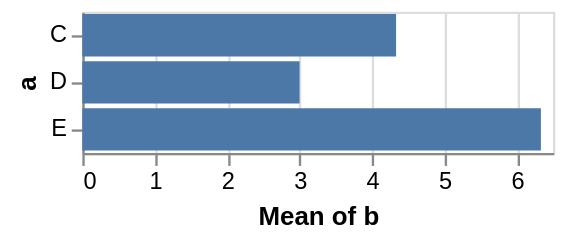

Here is the Vega-Lite specification saved for this chart:
### Vega specification from a JSON file in a GitHub repository (floating-point values rounded to 4 significant figures)
{"$schema": "https://vega.github.io/schema/vega/v5.json", "background": "white", "padding": 5, "width": 200, "style": "cell", "data": [{"name": "source_0", "values": [{"a": "C", "b": 2}, {"a": "C", "b": 7}, {"a": "C", "b": 4}, {"a": "D", "b": 1}, {"a": "D", "b": 2}, {"a": "D", "b": 6}, {"a": "E", "b": 8}, {"a": "E", "b": 4}, {"a": "E", "b": 7}]}, {"name": "data_0", "source": "source_0", "transform": [{"type": "aggregate", "groupby": ["a"], "ops": ["average"], "fields": ["b"], "as": ["average_b"]}, {"type": "filter", "expr": "isValid(datum[\"average_b\"]) && isFinite(+datum[\"average_b\"])"}]}], "signals": [{"name": "y_step", "value": 20}, {"name": "height", "update": "bandspace(domain('y').length, 0.1, 0.05) * y_step"}], "marks": [{"name": "marks", "type": "rect", "style": ["bar"], "from": {"data": "data_0"}, "encode": {"update": {"fill": {"value": "#4c78a8"}, "x": {"scale": "x", "field": "average_b"}, "x2": {"scale": "x", "value": 0}, "y": {"scale": "y", "field": "a"}, "height": {"scale": "y", "band": true}}}}], "scales": [{"name": "x", "type": "linear", "domain": {"data": "data_0", "field": "average_b"}, "range": [0, {"signal": "width"}], "nice": true, "zero": true}, {"name": "y", "type": "band", "domain": {"data": "data_0", "field": "a", "sort": true}, "range": {"step": {"signal": "y_step"}}, "paddingInner": 0.1, "paddingOuter": 0.05}], "axes": [{"scale": "x", "orient": "bottom", "gridScale": "y", "grid": true, "tickCount": {"signal": "ceil(width/40)"}, "domain": false, "labels": false, "maxExtent": 0, "minExtent": 0, "ticks": false, "zindex": 0}, {"scale": "x", "orient": "bottom", "grid": false, "title": "Mean of b", "labelFlush": true, "labelOverlap": true, "tickCount": {"signal": "ceil(width/40)"}, "zindex": 0}, {"scale": "y", "orient": "left", "grid": false, "title": "a", "zindex": 0}]}
